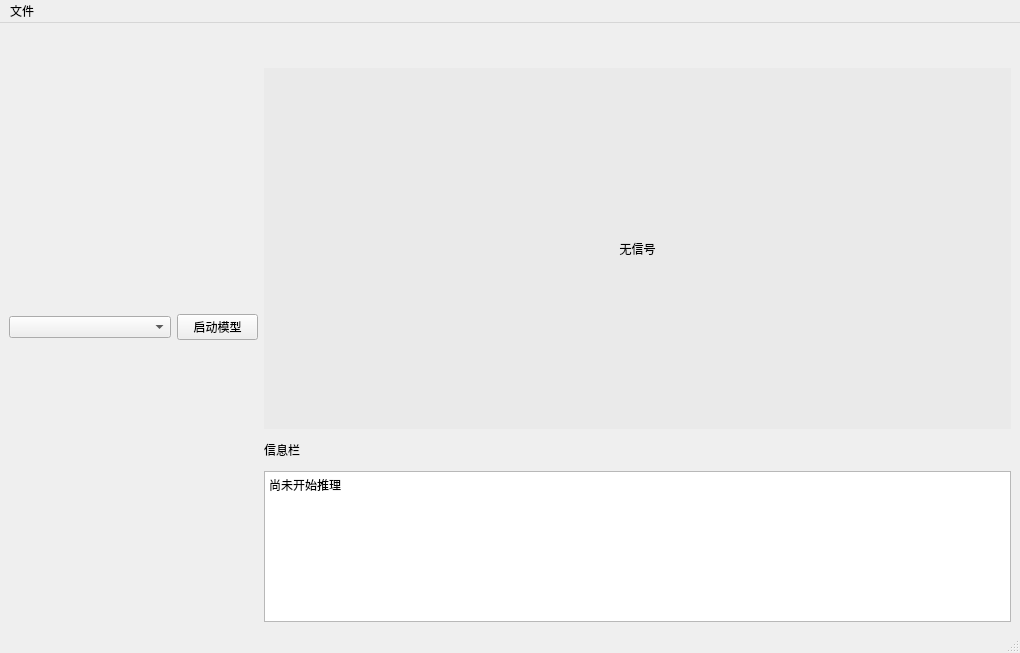
<?xml version="1.0" encoding="UTF-8"?>
<ui version="4.0">
 <class>MainWindow</class>
 <widget class="QMainWindow" name="MainWindow">
  <property name="geometry">
   <rect>
    <x>0</x>
    <y>0</y>
    <width>1020</width>
    <height>653</height>
   </rect>
  </property>
  <property name="windowTitle">
   <string>MainWindow</string>
  </property>
  <widget class="QWidget" name="centralwidget">
   <layout class="QVBoxLayout" name="verticalLayout">
    <item>
     <layout class="QHBoxLayout" name="horizontalLayout_2" stretch="1,3">
      <item>
       <layout class="QGridLayout" name="gridLayout_2" rowstretch="0" columnstretch="2,1">
        <item row="0" column="0">
         <widget class="QComboBox" name="combox_select_weights">
          <property name="currentText">
           <string/>
          </property>
         </widget>
        </item>
        <item row="0" column="1">
         <widget class="QPushButton" name="pushButton_statr_detect">
          <property name="text">
           <string>启动模型</string>
          </property>
         </widget>
        </item>
       </layout>
      </item>
      <item>
       <widget class="QSplitter" name="splitter_3">
        <property name="orientation">
         <enum>Qt::Vertical</enum>
        </property>
        <widget class="QWidget" name="">
         <layout class="QGridLayout" name="gridLayout" rowstretch="1,12,1,5">
          <item row="0" column="0">
           <widget class="QLabel" name="label_detect_labels">
            <property name="text">
             <string/>
            </property>
           </widget>
          </item>
          <item row="1" column="0">
           <widget class="QLabel" name="label_player">
            <property name="styleSheet">
             <string notr="true">font: 36pt &quot;Agency FB&quot;;
background-color:rgb(234,234,234);</string>
            </property>
            <property name="text">
             <string>无信号</string>
            </property>
            <property name="alignment">
             <set>Qt::AlignCenter</set>
            </property>
           </widget>
          </item>
          <item row="2" column="0">
           <widget class="QLabel" name="label_res_msg">
            <property name="maximumSize">
             <size>
              <width>16777215</width>
              <height>16777215</height>
             </size>
            </property>
            <property name="text">
             <string>信息栏</string>
            </property>
           </widget>
          </item>
          <item row="3" column="0">
           <widget class="QTextEdit" name="textEdit_res_msg">
            <property name="maximumSize">
             <size>
              <width>16777215</width>
              <height>200</height>
             </size>
            </property>
            <property name="html">
             <string>&lt;!DOCTYPE HTML PUBLIC &quot;-//W3C//DTD HTML 4.0//EN&quot; &quot;http://www.w3.org/TR/REC-html40/strict.dtd&quot;&gt;
&lt;html&gt;&lt;head&gt;&lt;meta name=&quot;qrichtext&quot; content=&quot;1&quot; /&gt;&lt;style type=&quot;text/css&quot;&gt;
p, li { white-space: pre-wrap; }
&lt;/style&gt;&lt;/head&gt;&lt;body style=&quot; font-family:'SimSun'; font-size:9pt; font-weight:400; font-style:normal;&quot;&gt;
&lt;p style=&quot; margin-top:0px; margin-bottom:0px; margin-left:0px; margin-right:0px; -qt-block-indent:0; text-indent:0px;&quot;&gt;尚未开始推理&lt;/p&gt;&lt;/body&gt;&lt;/html&gt;</string>
            </property>
           </widget>
          </item>
         </layout>
        </widget>
       </widget>
      </item>
     </layout>
    </item>
   </layout>
  </widget>
  <widget class="QMenuBar" name="menubar">
   <property name="geometry">
    <rect>
     <x>0</x>
     <y>0</y>
     <width>1020</width>
     <height>23</height>
    </rect>
   </property>
   <widget class="QMenu" name="menu">
    <property name="title">
     <string>文件</string>
    </property>
    <addaction name="action_select_image"/>
    <addaction name="action_select_video"/>
   </widget>
   <addaction name="menu"/>
  </widget>
  <widget class="QStatusBar" name="statusbar"/>
  <action name="action_select_image">
   <property name="text">
    <string>选择图片</string>
   </property>
  </action>
  <action name="action_select_video">
   <property name="text">
    <string>选择视频</string>
   </property>
  </action>
 </widget>
 <resources/>
 <connections/>
</ui>
